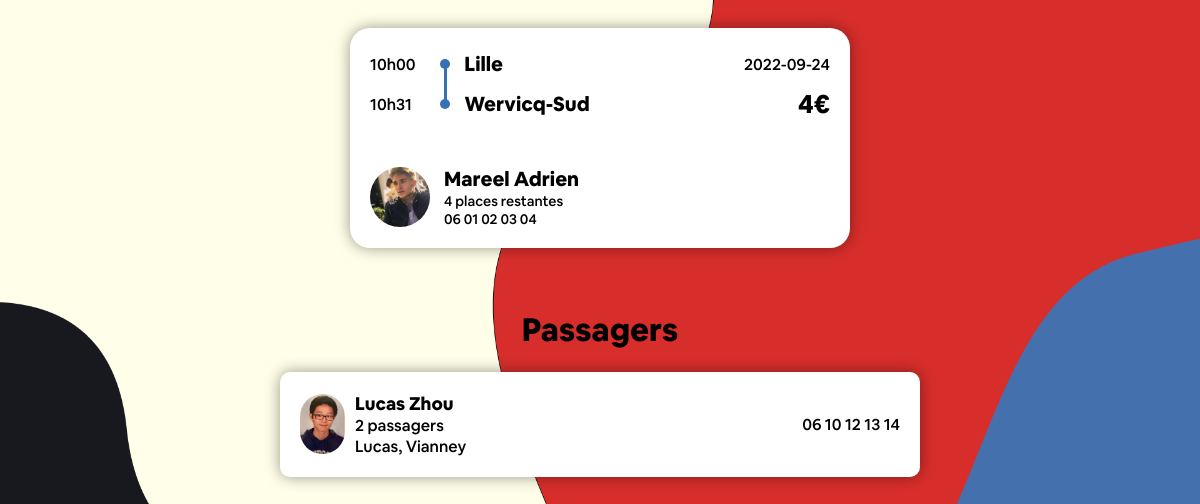
/html/infosTrajet.php?IdTrajet=34, run on the app's committed database.
### tables this page shows
CREATE TABLE `trajet` (
  `IdTrajet` int(10) NOT NULL,
  `TypeTrajet` varchar(50) NOT NULL,
  `isDemande` tinyint(1) DEFAULT NULL,
  `Description` varchar(255) NOT NULL DEFAULT '',
  `LieuDepart` varchar(50) NOT NULL DEFAULT 'Wervicq-Sud',
  `AdresseDepart` varchar(150) NOT NULL DEFAULT '21 Rue de Linselles',
  `LongitudeDepart` float DEFAULT 3.1134,
  `LatitudeDepart` float NOT NULL DEFAULT 50.7364,
  `LieuArrivee` varchar(50) NOT NULL DEFAULT 'Wervicq-Sud',
  `AdresseArrivee` varchar(150) NOT NULL DEFAULT '21 Rue de Linselles',
  `LongitudeArrivee` float NOT NULL DEFAULT 3.1134,
  `LatitudeArrivee` float NOT NULL DEFAULT 50.7364,
  `DateDepart` date NOT NULL,
  `DateArrivee` date DEFAULT NULL,
  `HeureDepart` time(4) DEFAULT NULL,
  `HeureArrivee` time(4) DEFAULT NULL,
  `DateAjout` date NOT NULL,
  `NbPassagers` int(10) NOT NULL,
  `PlacesRestantes` int(10) NOT NULL DEFAULT 0,
  `Prix` int(10) NOT NULL DEFAULT 0,
  `DisplayTel` tinyint(1) DEFAULT NULL,
  `AnneeEdition` int(10) NOT NULL,
  `IdCompte` int(10) NOT NULL
);

CREATE TABLE `compte` (
  `IdCompte` int(10) NOT NULL,
  `Nom` varchar(40) DEFAULT NULL,
  `Prenom` varchar(40) DEFAULT NULL,
  `Email` varchar(50) DEFAULT NULL,
  `telephone` int(10) DEFAULT NULL,
  `motDePasse` varchar(255) DEFAULT NULL,
  `isAdmin` tinyint(1) NOT NULL DEFAULT 0,
  `PhotoProfil` mediumblob DEFAULT NULL,
  `Description` varchar(255) DEFAULT NULL,
  `isVerif` tinyint(1) NOT NULL DEFAULT 0,
  `DateCreation` timestamp NOT NULL DEFAULT current_timestamp(),
  `lien_verif_mail` varchar(255) NOT NULL,
  `date_verif_mail` timestamp NULL DEFAULT NULL,
  `token_reset_password` varchar(255) NOT NULL,
  `expiration_reset_password` varchar(250) NOT NULL
);

CREATE TABLE `reservation` (
  `idReservation` int(11) NOT NULL,
  `idTrajet` int(11) NOT NULL,
  `nbPassagersReservation` int(10) NOT NULL,
  `typeTrajet` varchar(15) NOT NULL,
  `anneeEdition` int(10) NOT NULL,
  `idCompteReservation` int(10) NOT NULL,
  `isAccepted` tinyint(1) NOT NULL DEFAULT 0,
  `nomPassager1` varchar(50) NOT NULL,
  `nomPassager2` varchar(50) NOT NULL,
  `nomPassager3` varchar(50) NOT NULL,
  `nomPassager4` varchar(50) NOT NULL,
  `nomPassager5` varchar(50) NOT NULL,
  `nomPassager6` varchar(50) NOT NULL
);

### html/infosTrajet.php (the view, shortened to what this page needs)
<!DOCTYPE html>
<html>
<head>
    <link href="../css/profile.css" rel="stylesheet">
</head>
<body>
    <div class="main">
    	<?php
                include 'Connexion.php';
                $idTrajet = $_GET['IdTrajet'];
                $requete = "SELECT * FROM trajet WHERE IdTrajet = '$idTrajet' ";
                $result = mysqli_query($conn,$requete);
                while ($row = mysqli_fetch_assoc($result)) {
                    $hourString1 = substr($row['HeureDepart'],0,2);
                    $hourString2 = substr($row['HeureDepart'],3,2);
                    $hourStringDeparture = $hourString1."h".$hourString2;
                    $hourString3 = substr($row['HeureArrivee'],0,2);
                    $hourString4 = substr($row['HeureArrivee'],3,2);
                    $hourStringArrival = $hourString3."h".$hourString4;
                    $idCompteTrajet = $row['IdCompte'];
                    $requete2 = "SELECT * FROM compte WHERE IdCompte = '$idCompteTrajet'";
                    $result2 = mysqli_query($conn,$requete2);
                    $row2 = mysqli_fetch_assoc($result2);
                    ?>
                    <div class="item">
                        <div class="data-group">
                            <span class="horaire">
                                <?php echo $hourStringDeparture; ?>
                            </span>
                            <span class="place">
                                <?php echo ($row['LieuDepart']); ?>
                            </span>
                            <span class="date">
                                <?php echo ($row['DateDepart']); ?>
                            </span>
                        </div>
                        <div class="data-group">
                            <span class="horaire">
                                <?php echo $hourStringArrival; ?>
                            </span>
                            <span class="place">
                                <?php echo ($row['LieuArrivee']); ?>
                            </span>
                            <span class="price">
                                <?php echo $row['Prix']; ?>€
                            </span>
                        </div>
                        <div class="account-info">
                            <img class="profile-picture" src="../images/PhotoProfil/<?php echo $row2['PhotoProfil']; ?>">
                            <div class="profile-info">
                                <span class="name"><?php echo $row2['Nom']." ".$row2['Prenom']; ?></span>
                                <div class="available">
                                    <?php
                                    $value = $row['PlacesRestantes'];
                                    if($value == 1) echo $value." place restante";
                                    else echo $value." places restantes";
                                    ?>
                                </div>
                                <div class="available" id="placesRestantes">
                                        <span id="DisplayTel">
                                        <?php
                                            echo implode(" ", str_split("0".$row2['telephone'], 2));
                                        ?>
                                        </span>
                                    </div>
                            </div>
                        </div>
                    </div>
                    <h1>Passagers</h1>
                <?php }
        $requete = "SELECT * FROM reservation WHERE IdTrajet = '$idTrajet' ";
        $result = mysqli_query($conn,$requete);
        while ($row = mysqli_fetch_assoc($result)) {
            $idCompteReservation = $row['idCompteReservation'];
            $requete2 = "SELECT * FROM compte WHERE IdCompte = '$idCompteReservation'";
            $result2 = mysqli_query($conn,$requete2);
            $row2 = mysqli_fetch_assoc($result2);
            $pp = $row2['PhotoProfil'];
            $phone = "0".$row2['telephone'];
            ?>
            <div class="passager">
                <img src="../images/PhotoProfil/<?php if ($pp != NULL) {
                echo $pp;
                } else {
                    echo "defaultpp.jpg";
                } ?>">
                <div class="infoProfil">
                    <span style="font-size:18px;font-weight: bold;"><?php echo $row2['Prenom']." ".$row2['Nom'];?></span>
                    <span style="font-size:16px;"><?php echo $row['nbPassagersReservation']; ?> passagers</span>
                    <span>
                    <?php
                    for ($i=1; $i < 7 ; $i++) {
                        if(isset($row['nomPassager'.$i])){
                            if($row['nomPassager'.$i] && $i == 1) echo $row['nomPassager'.$i]."";
                            if($row['nomPassager'.$i] && $i != 1) echo ", ".$row['nomPassager'.$i]."";
                        }
                    }
                    ?>
                    </span>
                </div>
                <span class="telephone"><?php echo implode(" ", str_split($phone, 2)); ?></span>
            </div>
            <?php
        }
    	?>
    </div>
</body>
</html>

### css/profile.css (style rules this page uses)
body { font-family: Cereal; background-image: url(../images/bg.png); background-size: cover; }
.item { width: 40vw; height: 200px; border-radius: 20px; background: white; margin: 20px auto 40px auto; padding: 10px; -webkit-box-shadow: 0px 0px 15px 0px rgba(0,0,0,0.4); box-shadow: 0px 0px 15px 0px rgba(0,0,0,0.4); transition: -webkit-box-shadow 1s; position: relative; }
.data-group { width: 100%; display: flex; align-items: center; margin-left: 10px; margin-top: 10px; position: relative; top: -30px; }
.item::before { content: ''; display: block; background-color: #3671B3; width: 3px; height: 33px; position: relative; top: 30px; left: 83.5px; }
.horaire { min-width: 50px; font-weight: 300; margin-right: 30px; }
.place { font-weight: 600; font-size: 20px; width: 50vw; }
.place::before { content: ''; background-color: #3671B3; width: 10px; height: 10px; position: relative; display: inline-block; border-radius: 50%; top: -2px; left: -10px; }
.date { text-align: right; margin-right: 20px; width: 200px; }
.price { color: black; font-size: 26px; font-weight: 700; text-align: right; width: 100%; margin-right: 20px; }
.account-info { width: 93%; display: flex; align-items: center; margin-left: 40px; margin-right: 20px; margin-top: 10px; position: absolute; left: -20px; bottom: 20px; }
.profile-info { width: 20vw; margin-left: 3%; }
.account-info img { width: 60px; height: 60px; border-radius: 50%; object-fit: cover; }
.account-info .name { font-size: 20px; font-weight: 700; }
.available { font-size: 14px; font-weight: 300; white-space: nowrap; }

### html/infosTrajet.php (style rules this page uses)
.main { display: flex; flex-direction: column; align-items: center; }
.passager { width: 600px; background-color: white; padding: 20px; display: flex; border-radius: 10px; -webkit-box-shadow: 0px 0px 15px 0px rgb(0 0 0 / 40%); box-shadow: 0px 0px 15px 0px rgb(0 0 0 / 40%); transition: -webkit-box-shadow 1s; position: relative; align-items: center; }
.passager img { width: 60px; height: 60px; object-fit: cover; border-radius: 500px; }
.infoProfil { display: flex; flex-direction: column; margin-left: 10px; min-width: 400px; }
.telephone { width: 100%; text-align: right; }

### data on the page
trajet: HeureDepart "10h00", LieuDepart "Lille", DateDepart "2022-09-24", HeureArrivee "10h31", LieuArrivee "Wervicq-Sud", Prix "4", IdCompte.PhotoProfil (picture), IdCompte.Nom "Mareel", IdCompte.Prenom "Adrien", PlacesRestantes "4", IdCompte.telephone "06 01 02 03 04"
reservation: compte.PhotoProfil (picture), compte.Prenom "Lucas", compte.Nom "Zhou", nbPassagersReservation "2", nomPassager1 "Lucas", nomPassager2 "Vianney", compte.telephone "06 10 12 13 14"
